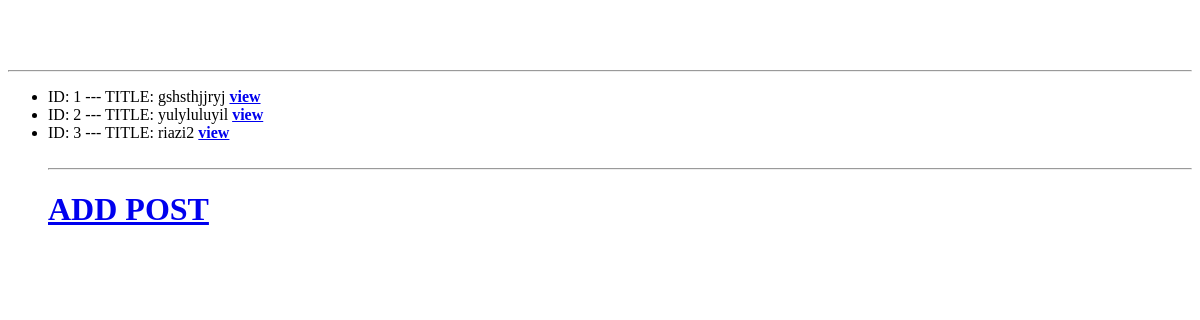
The app's page /post_list/, older data.
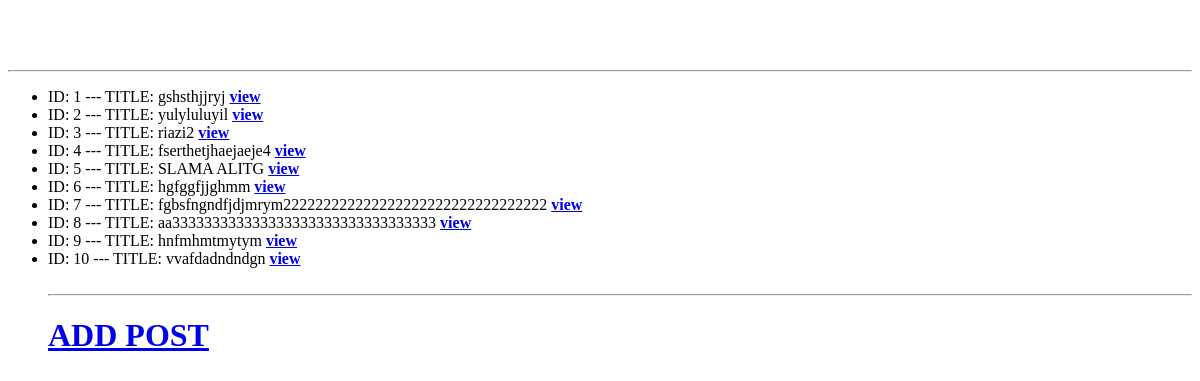
The same page, newer data.
### blog/models.py (models this page shows, shortened)
class Post(models.Model):
    title = models.CharField(max_length=50)
    content = models.TextField()
    create_time=models.DateTimeField(auto_now=True)
    modified=models.DateTimeField(auto_now_add=True)

### blog/views.py (the view)
# urls.py: path('post_list/',views.post_list, name="post_list"),
def post_list(request):
    posts=Post.objects.all()
    context={'posts':posts}
    return render (request ,'blog/post_list.html' ,context)

### blog/templates/blog/post_list.html (shortened to what this page needs)
<!DOCTYPE html>
<html lang="en">
<head>
</head>
<body>
    <br>
    <br><br>
    <hr>
    <ul>
        {% for post in posts %}
        <li> ID: {{post.id}}  ---  TITLE: {{post.title}}   <a href="/detail_post/{{post.id}}">  <b>view</b> </a></li>
        {% endfor %}
        <br>
        <hr>
        <h1><a href="{% url 'add_post'%}">ADD POST</a></h1>
    </ul>
</body>
</html>

Row changes from the older to the newer data that the page shows:
added Post: id "4", title "fserthetjhaejaeje4"
added Post: id "5", title "SLAMA ALITG"
added Post: id "6", title "hgfggfjjghmm"
added Post: id "7", title "fgbsfngndfjdjmrym222222222222222222222222222222222"
added Post: id "8", title "aa333333333333333333333333333333333"
added Post: id "9", title "hnfmhmtmytym"
added Post: id "10", title "vvafdadndndgn"
